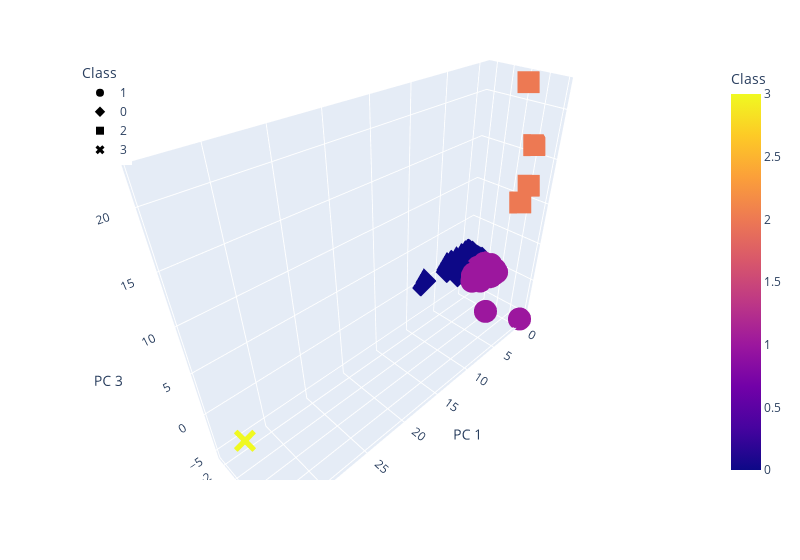

The cell this chart's notebook holds for it:
### Code cell
# Creating a 3D-Scatter with the PCA data and the clusters
# YOUR CODE HERE
fig = px.scatter_3d(
    clustered_df,
    x='PC 1',
    y='PC 2',
    z='PC 3',
    color='Class',
    symbol='Class',
    hover_name= 'CoinName',
    hover_data= ['Algorithm'],
    width=800,
)
fig.update_layout(legend=dict(x=0, y=1))
fig.show()

### Figure 1 — Plotly figure (JSON) as saved in the notebook; plotly's stock layout.template omitted (floating-point values rounded to 4 significant figures; data arrays with more than 128 entries replaced by an {"elided": "..."} marker saying what was removed)
{"data": [{"customdata": {"elided": "287x1 str values"}, "hovertemplate": "<b>%{hovertext}</b><br><br>Class=%{marker.color}<br>PC 1=%{x}<br>PC 2=%{y}<br>PC 3=%{z}<br>Algorithm=%{customdata[0]}<extra></extra>", "hovertext": {"elided": "287 str values"}, "legendgroup": "1", "marker": {"color": {"elided": "287 int values"}, "coloraxis": "coloraxis", "symbol": "circle"}, "mode": "markers", "name": "1", "scene": "scene", "showlegend": true, "type": "scatter3d", "x": {"elided": "287 float values"}, "y": {"elided": "287 float values"}, "z": {"elided": "287 float values"}}, {"customdata": {"elided": "240x1 str values"}, "hovertemplate": "<b>%{hovertext}</b><br><br>Class=%{marker.color}<br>PC 1=%{x}<br>PC 2=%{y}<br>PC 3=%{z}<br>Algorithm=%{customdata[0]}<extra></extra>", "hovertext": {"elided": "240 str values"}, "legendgroup": "0", "marker": {"color": {"elided": "240 int values"}, "coloraxis": "coloraxis", "symbol": "diamond"}, "mode": "markers", "name": "0", "scene": "scene", "showlegend": true, "type": "scatter3d", "x": {"elided": "240 float values"}, "y": {"elided": "240 float values"}, "z": {"elided": "240 float values"}}, {"customdata": [["Proof-of-BibleHash"], ["SHA-256 + Hive"], ["Proof-of-Authority"], ["Leased POS"]], "hovertemplate": "<b>%{hovertext}</b><br><br>Class=%{marker.color}<br>PC 1=%{x}<br>PC 2=%{y}<br>PC 3=%{z}<br>Algorithm=%{customdata[0]}<extra></extra>", "hovertext": ["BiblePay", "LitecoinCash", "Poa Network", "Waves"], "legendgroup": "2", "marker": {"color": [2, 2, 2, 2], "coloraxis": "coloraxis", "symbol": "square"}, "mode": "markers", "name": "2", "scene": "scene", "showlegend": true, "type": "scatter3d", "x": [-0.2944, -0.282, -0.3912, -0.5198], "y": [4.382, 2.578, 3.662, 4.127], "z": [11.92, 22.04, 9.664, 16.2]}, {"customdata": [["TRC10"]], "hovertemplate": "<b>%{hovertext}</b><br><br>Class=%{marker.color}<br>PC 1=%{x}<br>PC 2=%{y}<br>PC 3=%{z}<br>Algorithm=%{customdata[0]}<extra></extra>", "hovertext": ["BitTorrent"], "legendgroup": "3", "marker": {"color": [3], "coloraxis": "coloraxis", "symbol": "x"}, "mode": "markers", "name": "3", "scene": "scene", "showlegend": true, "type": "scatter3d", "x": [34.06], "y": [1.694], "z": [-0.1203]}], "layout": {"coloraxis": {"colorbar": {"title": {"text": "Class"}}, "colorscale": [[0, "#0d0887"], [0.1111, "#46039f"], [0.2222, "#7201a8"], [0.3333, "#9c179e"], [0.4444, "#bd3786"], [0.5556, "#d8576b"], [0.6667, "#ed7953"], [0.7778, "#fb9f3a"], [0.8889, "#fdca26"], [1, "#f0f921"]]}, "legend": {"title": {"text": "Class"}, "tracegroupgap": 0, "x": 0, "y": 1}, "margin": {"t": 60}, "scene": {"domain": {"x": [0, 1], "y": [0, 1]}, "xaxis": {"title": {"text": "PC 1"}}, "yaxis": {"title": {"text": "PC 2"}}, "zaxis": {"title": {"text": "PC 3"}}}, "width": 800}}
